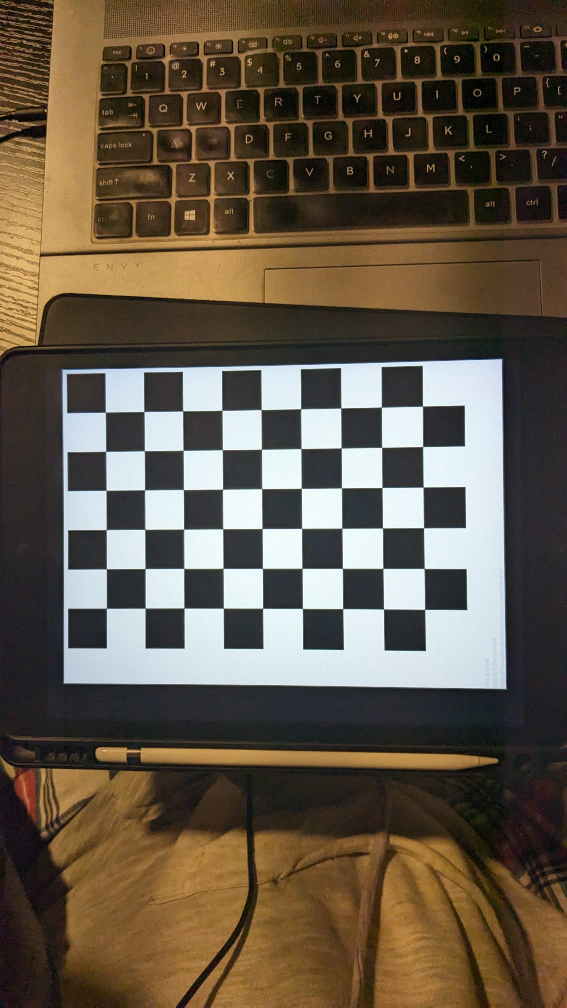
//> input picture app/data/checkboard.jpg, 1134 x 2016 px, given in place of testvideo.mp4, which was not available (shown at 1/2 size)
$ ./harrisCorners   (built with g++ and OpenCV 4)
//> lines starting //> are read from the running program, lines starting //| are printed output that depends on the picture; pictures that were not available may be replaced by others from this repository, and a replacement may not be noted
/**
 * Names : Kumar Selvakumaran
 * date : 3/18/2024
 * Purpose : This is the script used for visualing and exploring the Harris Corners detection algorithm.
 */

#include <opencv2/core/core.hpp>
#include <opencv2/imgcodecs.hpp>
#include <opencv2/highgui/highgui.hpp>
#include <opencv2/imgproc.hpp>
#include <opencv2/core/operations.hpp>
#include <opencv2/core/types.hpp>
#include <opencv2/calib3d.hpp>
#include <opencv2/core/types_c.h>

#include <cstdio>
#include <cstring>
#include <cstdlib>
#include <dirent.h>
#include <fstream>
#include <iostream>
#include <sstream>
#include <vector>
#include <random>

#include <utils.h>
#include <calibutils.h>

using std::string_literals::operator""s;

int main()
{
    // cv::VideoCapture inputVideo("https://10.110.199.119:8080/video");
    cv::VideoCapture inputVideo("../data/testvideo.mp4");
    bool readStatus = inputVideo.isOpened();
    if (readStatus == false)
    {
        std::cout << "\n couldnt read the video feed \n";
    }

    cv::Mat frame{}, out{};

    for (float currTime = 0.0f;; ++currTime)
    {
        inputVideo >> frame;
//> frame is the input picture: 2016 rows x 1134 cols, CV_8UC3; mean B, G, R 70.9, 86.8, 98.8
        cv::cvtColor(frame, frame, cv::COLOR_BGR2GRAY);
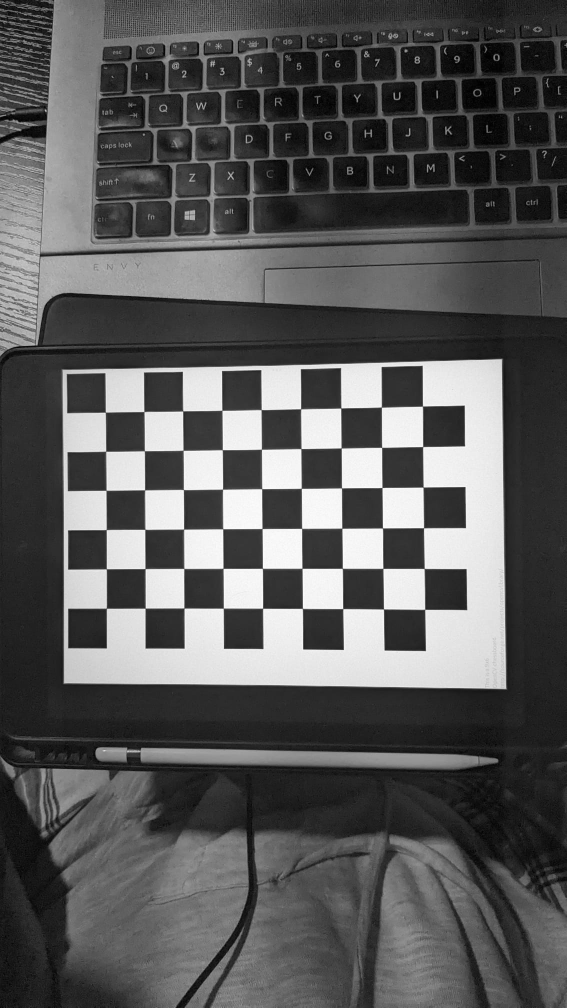
//> frame: 2016 rows x 1134 cols, CV_8UC1 (shown at 1/2 size); min 0, max 255, mean 88.6
        cv::resize(frame, frame, cv::Size(1000, 600), 1, 1, 1);
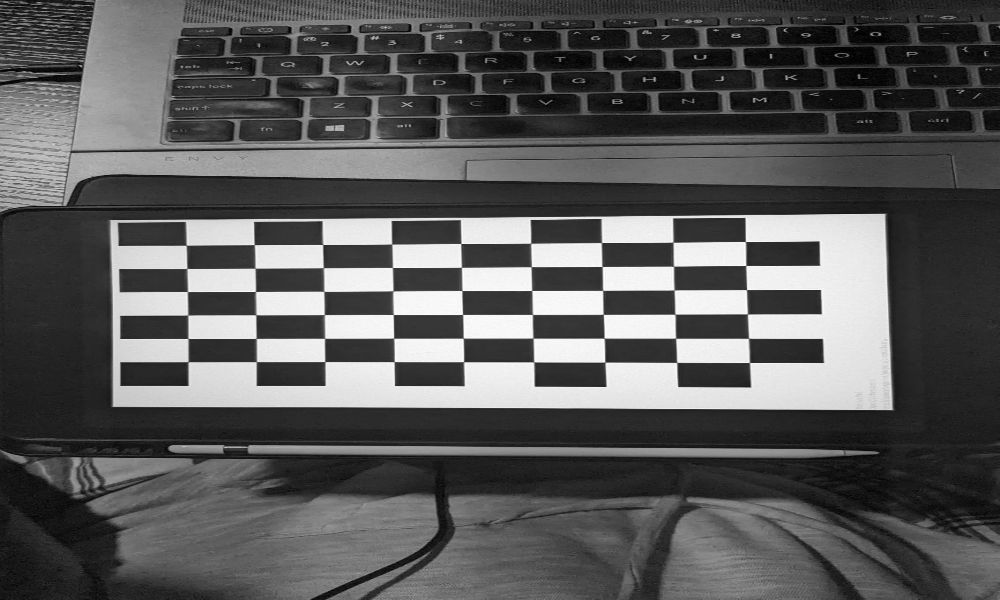
//> frame: 600 rows x 1000 cols, CV_8UC1; min 0, max 253, mean 88.5

        displayImage(frame, "inputVideo video", false, false, false, true);
//> (this line was passed over: displayImage is not available in this run)

        int blockSize = (int) cv::waitKey(1);
//> the Esc key is pressed

        // blockSize = blockSize ? blockSize >=2 : 3;
        // blockSize = blockSize ? blockSize <=15 : 8;

        std::printf("\n blockSize : %d", blockSize);
        cv::cornerHarris(frame,
                         out,
                         2,
                         3,
                         0.03);
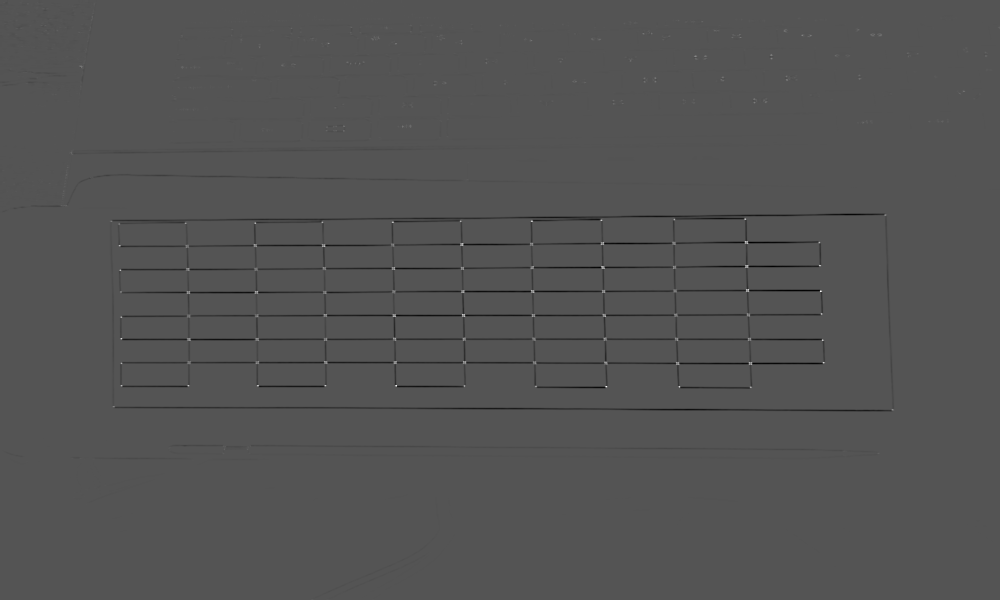
//> out: 600 rows x 1000 cols, CV_32FC1; min -0.0115, max 0.0233, mean -0.000115; drawn with min black and max white
        cv::Mat frameNormed, frameNormedScaled;

        normalize( out, frameNormed, 0, 255, cv::NORM_MINMAX, CV_32FC1, cv::Mat());

        cv::cvtColor(frame, frame, cv::COLOR_GRAY2BGR);
//> frame: 600 rows x 1000 cols, CV_8UC3
        convertScaleAbs( frameNormed, frameNormedScaled);
        for( int i = 0; i < frameNormed.rows ; i++ )
        {
            for( int j = 0; j < frameNormed.cols; j++ )
            {
                if( frameNormed.at<float>(i,j) > 190)
                {
                    circle( frame,
                    cv::Point(j,i),
                    5,
                    cv::Scalar(0, 0, (int) frameNormedScaled.at<uchar>(i,j)),
                    2,
                    25,
                    0);
                }
            }
        }
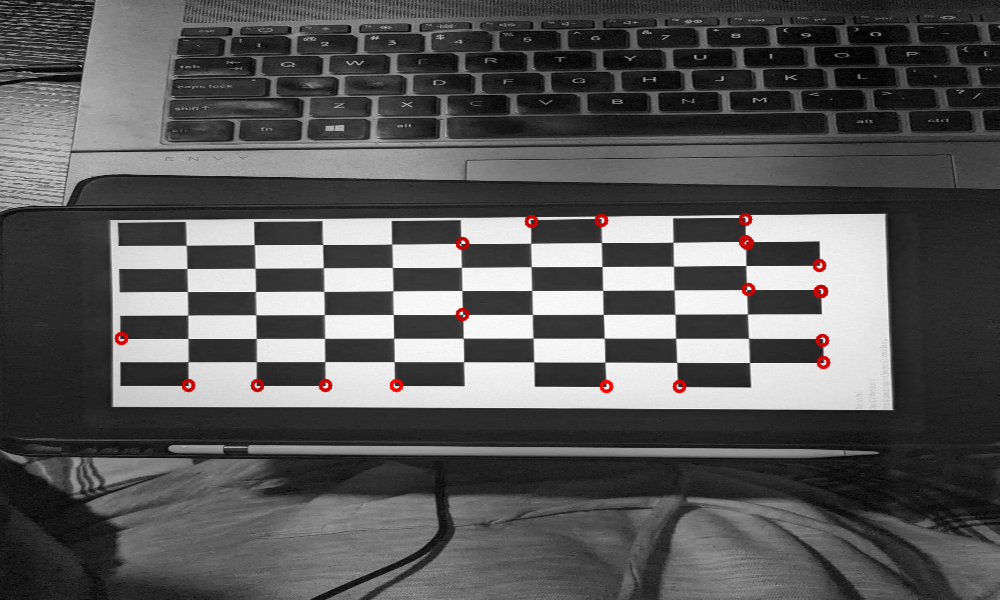
//> frame: 600 rows x 1000 cols, CV_8UC3; mean B, G, R 87.9, 87.9, 88.6

        printmat(frameNormedScaled, 3);
//> (this line was passed over: printmat is not available in this run)

        displayImage(frame, "processed video", false, false, false, true);
//> (this line was passed over: displayImage is not available in this run)
    }

    return 0;
}
